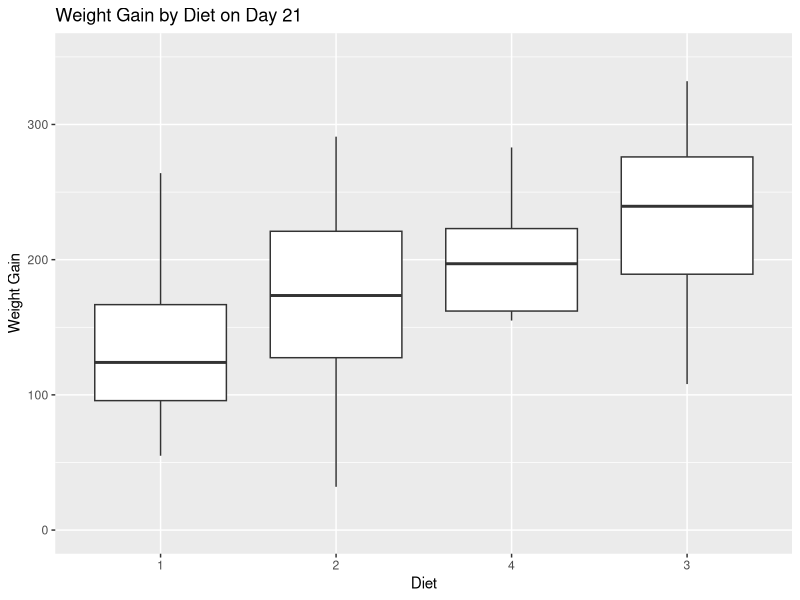
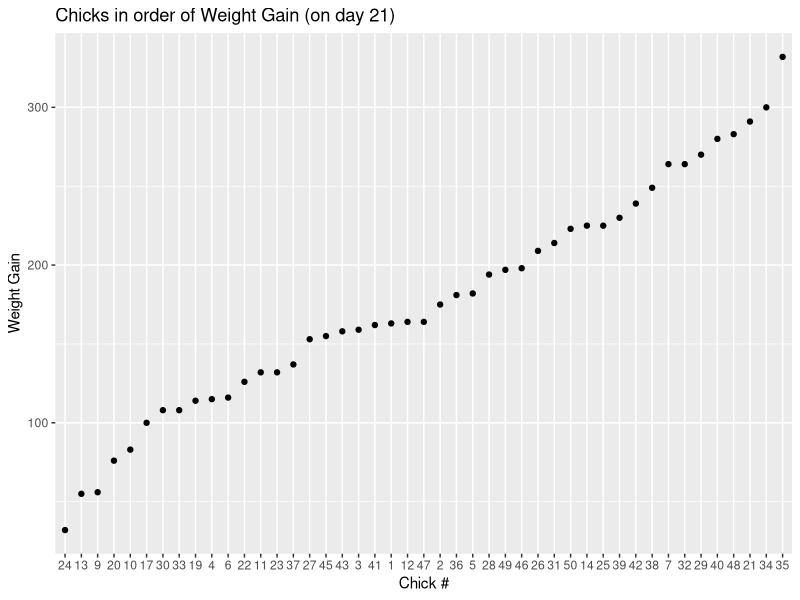
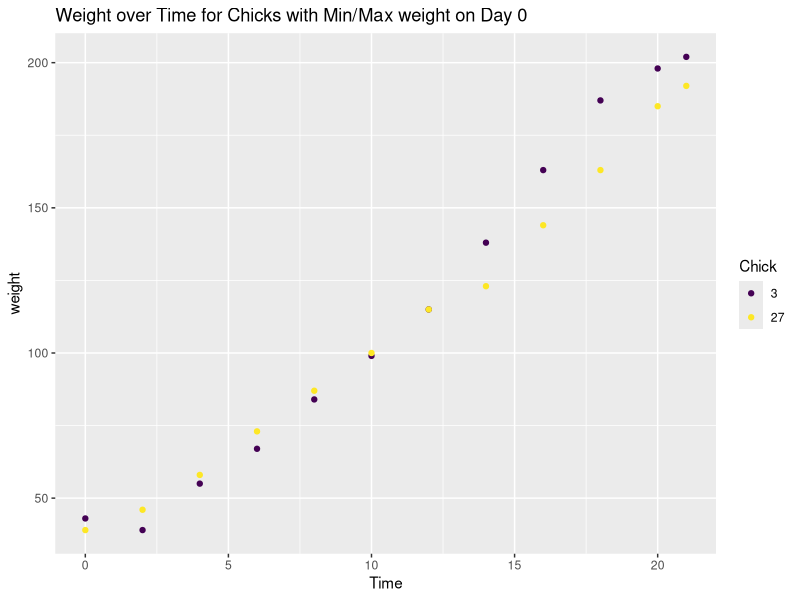
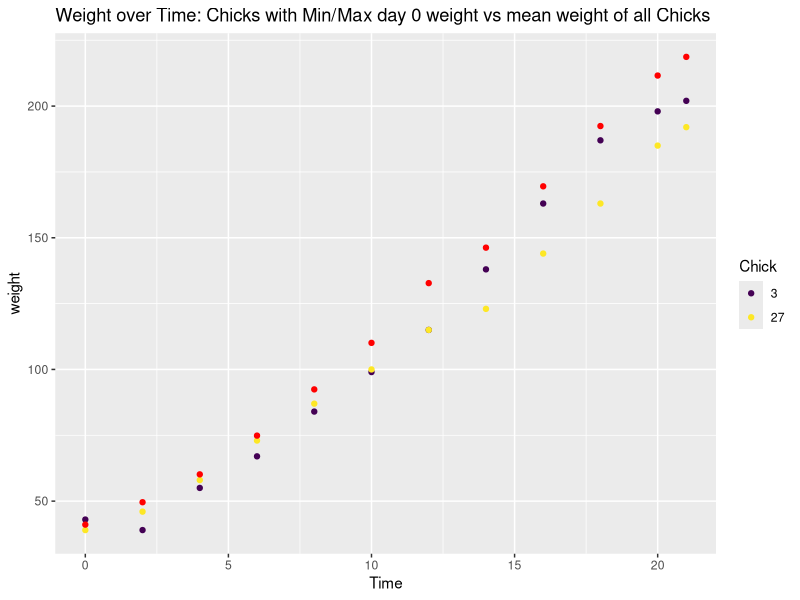

Write the R code that produced these figures, in order.
## ---- chunk 1
knitr::opts_chunk$set(echo = TRUE)
## ---- chunk 2
library(dplyr)
library(ggplot2)
data("ChickWeight")
head(ChickWeight)
str(ChickWeight)
## ---- chunk 3
weight0 <- ChickWeight %>% filter(Time == 0) %>% group_by(Diet) %>% summarize(num_chicks = n(), meanweight = mean(weight, na.rm = TRUE), standard_deviation_weight = sd(weight, na.rm = TRUE))   
weight0
## ---- chunk 4
ChickWeight <- ChickWeight %>% group_by(Chick) %>% mutate(num_obs = n())
complete <- ChickWeight %>% filter(num_obs==12) %>% select(weight:Diet)
head(complete, 3)
## ---- chunk 5
completeWG <- complete %>% group_by(Chick) %>% mutate(weightgain = weight - weight[Time==0])
head(completeWG, 3)
## ---- chunk 6
day21WG <- completeWG %>% filter(Time==21)
ggplot(day21WG) + geom_boxplot(aes(x=reorder(day21WG$Diet, day21WG$weightgain, FUN=median), y=weightgain)) + xlab("Diet") + ylab("Weight Gain") + ggtitle("Weight Gain by Diet on Day 21") + ylim(c(0, 350))
## ---- chunk 7
ggplot(day21WG, aes(x=reorder(Chick, weightgain), y=weightgain)) + geom_point() + ggtitle("Chicks in order of Weight Gain (on day 21)") + ylab("Weight Gain") + xlab("Chick #")

#day21WG[day21WG$weightgain==max(day21WG$weightgain), ]
minWGchick <- day21WG %>% group_by(Time) %>% slice(which.min(weightgain))
minWGchick
maxWGchick <- day21WG %>% group_by(Time) %>% slice(which.max(weightgain))
maxWGchick
## ---- chunk 8
min0 <- complete %>% group_by(Time) %>% slice(which.min(weight)) %>% filter(Time==0)
max0 <- complete %>% group_by(Time) %>% slice(which.max(weight)) %>% filter(Time==0)
day0growth <- complete %>% filter(Chick==min0$Chick | Chick==max0$Chick)
plot1 <- ggplot(day0growth, aes(x=Time, y=weight, color=Chick)) + geom_point() + ggtitle("Weight over Time for Chicks with Min/Max weight on Day 0")
plot1
## ---- chunk 9
avgGT <- complete %>% group_by(Time) %>% summarize(weight=mean(weight))
plot1 + geom_point(data=avgGT,colour="red") + ggtitle("Weight over Time: Chicks with Min/Max day 0 weight vs mean weight of all Chicks")
